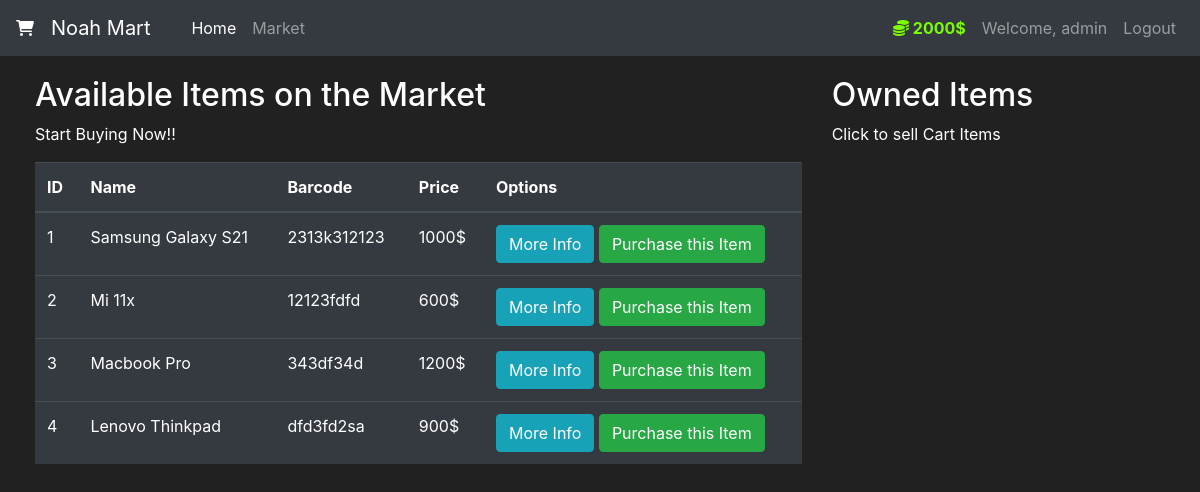
The app's page /market (signed in) with its own data.
### market/models.py (models this page shows, shortened)
class User(db.Model, UserMixin):
    id = db.Column(db.Integer(), primary_key = True)
    username = db.Column(db.String(length = 30), nullable = False, unique = True)
    email_address = db.Column(db.String(length = 50), nullable = False, unique = True)
    password_hash = db.Column(db.String(length = 60), nullable = False)
    budget = db.Column(db.Integer(), nullable = False, default = 1000)
    items = db.relationship('Item', backref = 'owned_user', lazy = True)
    @property
    def password(self):
        return self.password
    @property
    def prettier_budget(self):
            return f"{self.budget}$"

class Item(db.Model):
    id = db.Column(db.Integer(), primary_key = True)
    name = db.Column(db.String(length = 30), nullable = False, unique = True)
    price = db.Column(db.Integer(), nullable = False)
    barcode = db.Column(db.String(length = 12), nullable = False, unique = True)
    description = db.Column(db.String(length = 1024), nullable = False, unique = True)
    owner = db.Column(db.Integer(), db.ForeignKey('user.id'))

### market/routes.py (the view, shortened to what this page needs)
@app.route('/market', methods = ['GET','POST'])
@login_required
def market_page():
    purchaseForm = PurchaseItemForm()
    sellForm = SellItemForm()
    if request.method == 'GET':
        items = Item.query.filter_by(owner = None)
        owned_items = Item.query.filter_by(owner=current_user.id)
        return render_template('market.html', items = items, purchaseForm = purchaseForm, owned_items = owned_items, sellForm = sellForm)

### market/models.py (called while the page is built)
@login_manager.user_loader
def load_user(user_id):
    return User.query.get(int(user_id))

### market/templates/market.html (shortened to what this page needs)
{% extends 'base.html' %} {% block title %} Market Page {% endblock %} {% block
body %}
<div class="row" style="margin-top: 20px; margin-left: 20px">
  <div class="col-8">
    <h2>Available Items on the Market</h2>
    <p>Start Buying Now!!</p>
    <table class="table table-hover table-dark">
      <thead>
        <tr>
          <th scope="col">ID</th>
          <th scope="col">Name</th>
          <th scope="col">Barcode</th>
          <th scope="col">Price</th>
          <th scope="col">Options</th>
        </tr>
      </thead>
      <tbody>
        {% for item in items %} {% include 'includes/items_modals.html' %}
        <tr>
          <td>{{ item.id }}</td>
          <td>{{ item.name }}</td>
          <td>{{ item.barcode }}</td>
          <td>{{ item.price }}$</td>
          <td>
            <button
              class="btn btn-outline btn-info"
              data-toggle="modal"
              data-target="#Modal-MoreInfo--{{ item.id }}"
            >
              More Info
            </button>
            <button
              class="btn btn-outline btn-success"
              data-toggle="modal"
              data-target="#Modal-PurchaseConfirm--{{ item.id }}"
            >
              Purchase this Item
            </button>
          </td>
        </tr>
        {% endfor %}
      </tbody>
    </table>
  </div>
  <div class="col-4">
    <h2>Owned Items</h2>
    <p>Click to sell Cart Items</p>
    <br />
  </div>
</div>
{% endblock %}

### market/templates/base.html (shortened to what this page needs)
<!DOCTYPE html>
<html lang="en">
  <head>
    <link
      rel="stylesheet"
      href="https://cdn.jsdelivr.net/npm/bootstrap@4.5.3/dist/css/bootstrap.min.css"
    />
    <link
      rel="stylesheet"
      href="https://cdnjs.cloudflare.com/ajax/libs/font-awesome/6.0.0-beta2/css/all.min.css"
    />
  </head>
  <body>
    <nav class="navbar navbar-expand-lg navbar-dark bg-dark">
      <i class="fas fa-shopping-cart"></i>
      <a class="navbar-brand" href="#">&nbsp;&nbsp;  Noah Mart &nbsp;&nbsp; </a>
      <div class="collapse navbar-collapse" id="navbarNav">
        <ul class="navbar-nav mr-auto">
          <li class="nav-item active">
            <a class="nav-link" href="{{ url_for('home_page') }}">
              Home <span class="sr-only">(current)</span></a
            >
          </li>
          <li class="nav-item">
            <a class="nav-link" href="{{ url_for('market_page') }}">Market</a>
          </li>
        </ul>
        {% if current_user.is_authenticated %}
        <ul class="navbar-nav">
          <li class="nav-item">
            <a class="nav-link" style="color: lawngreen; font-weight: bold">
              <i class="fas fa-coins"></i>
              {{ current_user.prettier_budget }}
            </a>
          </li>
          <li class="nav-item">
            <a class="nav-link"> Welcome, {{ current_user.username }} </a>
          </li>
          <li class="nav-item">
            <a class="nav-link" href="{{ url_for('logout_page') }}"> Logout </a>
          </li>
        </ul>
        {% endif %}
      </div>
    </nav>
     {% block body %} {% endblock %}
  </body>
</html>

### market/templates/base.html (style rules this page uses)
body { background-color: #212121; color: white; }

### records on screen
User: prettier_budget "2000$", username "admin"
Item: id "1", name "Samsung Galaxy S21", barcode "2313k312123", price "1000"
Item: id "2", name "Mi 11x", barcode "12123fdfd", price "600"
Item: id "3", name "Macbook Pro", barcode "343df34d", price "1200"
Item: id "4", name "Lenovo Thinkpad", barcode "dfd3fd2sa", price "900"
